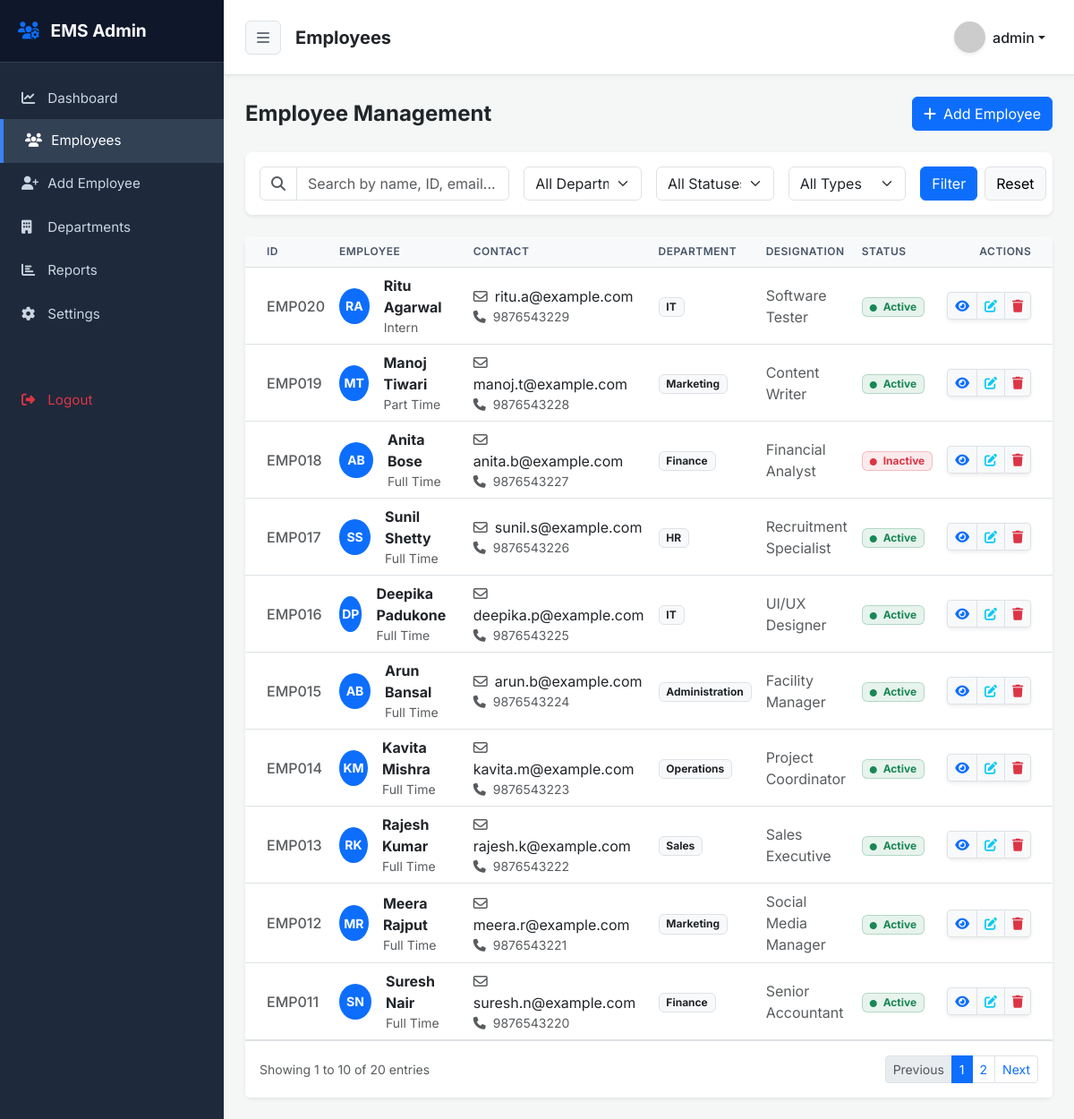
The page /employees.php (signed in) on the database its author committed.
### tables this page shows
CREATE TABLE employees (
    id INT PRIMARY KEY AUTO_INCREMENT,
    employee_code VARCHAR(20) NOT NULL UNIQUE,
    first_name VARCHAR(50) NOT NULL,
    last_name VARCHAR(50) NOT NULL,
    email VARCHAR(100) NOT NULL UNIQUE,
    phone VARCHAR(20),
    gender ENUM('Male', 'Female', 'Other'),
    date_of_birth DATE,
    department_id INT,
    designation VARCHAR(100),
    joining_date DATE,
    salary DECIMAL(10,2),
    employment_type ENUM('Full Time', 'Part Time', 'Intern'),
    address TEXT,
    city VARCHAR(50),
    state VARCHAR(50),
    status ENUM('Active', 'Inactive') DEFAULT 'Active',
    profile_image VARCHAR(255),
    created_at TIMESTAMP DEFAULT CURRENT_TIMESTAMP,
    updated_at TIMESTAMP DEFAULT CURRENT_TIMESTAMP ON UPDATE CURRENT_TIMESTAMP,
    FOREIGN KEY (department_id) REFERENCES departments(id) ON DELETE SET NULL
);

CREATE TABLE departments (
    id INT PRIMARY KEY AUTO_INCREMENT,
    department_name VARCHAR(100) NOT NULL,
    description TEXT,
    created_at TIMESTAMP DEFAULT CURRENT_TIMESTAMP
);

### employees.php (the view, shortened to what this page needs)
<?php
require_once 'config/database.php';
$limit = 10;
$page = isset($_GET['page']) ? (int)$_GET['page'] : 1;
$offset = ($page - 1) * $limit;
$search = isset($_GET['search']) ? trim($_GET['search']) : '';
$dept_filter = isset($_GET['department']) ? $_GET['department'] : '';
$status_filter = isset($_GET['status']) ? $_GET['status'] : '';
$type_filter = isset($_GET['employment_type']) ? $_GET['employment_type'] : '';
$query = "SELECT e.*, d.department_name FROM employees e LEFT JOIN departments d ON e.department_id = d.id WHERE 1=1";
$params = [];
$countQuery = str_replace("SELECT e.*, d.department_name", "SELECT COUNT(e.id)", $query);
$stmt = $pdo->prepare($countQuery);
$stmt->execute($params);
$total_records = $stmt->fetchColumn();
$total_pages = ceil($total_records / $limit);
$query .= " ORDER BY e.id DESC LIMIT $limit OFFSET $offset";
$stmt = $pdo->prepare($query);
$stmt->execute();
$employees = $stmt->fetchAll();
require_once 'includes/header.php';
require_once 'includes/sidebar.php';
require_once 'includes/navbar.php';
?>
<div class="container-fluid p-4">
    <div class="d-flex justify-content-between align-items-center mb-4">
        <h4 class="fw-bold mb-0 text-dark">Employee Management</h4>
        <a href="add_employee.php" class="btn btn-primary"><i class="fa-solid fa-plus me-2"></i>Add Employee</a>
    </div>
    <div class="card border-0 shadow-sm rounded-3 mb-4">
        <div class="card-body">
            <form method="GET" action="employees.php" class="row g-3">
                <div class="col-md-4">
                    <div class="input-group">
                        <span class="input-group-text bg-white"><i class="fa-solid fa-magnifying-glass text-muted"></i></span>
                        <input type="text" name="search" class="form-control" placeholder="Search by name, ID, email..." value="<?= htmlspecialchars($search) ?>">
                    </div>
                </div>
                <div class="col-md-2">
                    <select name="department" class="form-select">
                        <option value="">All Departments</option>
                    </select>
                </div>
                <div class="col-md-2">
                    <select name="status" class="form-select">
                        <option value="">All Statuses</option>
                    </select>
                </div>
                <div class="col-md-2">
                    <select name="employment_type" class="form-select">
                        <option value="">All Types</option>
                    </select>
                </div>
                <div class="col-md-2 d-flex gap-2">
                    <button type="submit" class="btn btn-primary w-100">Filter</button>
                    <a href="employees.php" class="btn btn-light border w-100">Reset</a>
                </div>
            </form>
        </div>
    </div>
    <div class="card border-0 shadow-sm rounded-3">
        <div class="card-body p-0">
            <div class="table-responsive">
                <table class="table table-hover align-middle mb-0">
                    <thead class="table-light">
                        <tr>
                            <th class="ps-4">ID</th>
                            <th>Employee</th>
                            <th>Contact</th>
                            <th>Department</th>
                            <th>Designation</th>
                            <th>Status</th>
                            <th class="text-end pe-4">Actions</th>
                        </tr>
                    </thead>
                    <tbody>
                        <?php foreach($employees as $emp): ?>
                        <tr>
                            <td class="ps-4 fw-medium text-muted"><?= htmlspecialchars($emp['employee_code']) ?></td>
                            <td>
                                <div class="d-flex align-items-center">
                                    <?php if(!empty($emp['profile_image'])): ?>
                                        <img src="assets/images/uploads/<?= htmlspecialchars($emp['profile_image']) ?>" class="rounded-circle me-3 object-fit-cover" width="40" height="40" alt="Profile">
                                    <?php else: ?>
                                        <div class="bg-primary text-white rounded-circle d-flex align-items-center justify-content-center me-3 fw-bold" style="width: 40px; height: 40px; font-size: 14px;">
                                            <?= strtoupper(substr($emp['first_name'], 0, 1) . substr($emp['last_name'], 0, 1)) ?>
                                        </div>
                                    <?php endif; ?>
                                    <div>
                                        <div class="fw-bold text-dark"><?= htmlspecialchars($emp['first_name'] . ' ' . $emp['last_name']) ?></div>
                                        <div class="text-muted small"><?= htmlspecialchars($emp['employment_type']) ?></div>
                                    </div>
                                </div>
                            </td>
                            <td>
                                <div class="text-dark"><i class="fa-regular fa-envelope me-2 text-muted"></i><?= htmlspecialchars($emp['email']) ?></div>
                                <div class="text-muted small"><i class="fa-solid fa-phone me-2 text-muted"></i><?= htmlspecialchars($emp['phone']) ?></div>
                            </td>
                            <td><span class="badge bg-light text-dark border"><?= htmlspecialchars($emp['department_name'] ?? 'N/A') ?></span></td>
                            <td class="text-muted"><?= htmlspecialchars($emp['designation']) ?></td>
                            <td>
                                <?php if($emp['status'] == 'Active'): ?>
                                    <span class="badge bg-success bg-opacity-10 text-success border border-success border-opacity-25 px-2 py-1"><i class="fa-solid fa-circle text-success" style="font-size: 8px; margin-right: 4px;"></i> Active</span>
                                <?php else: ?>
                                    <span class="badge bg-danger bg-opacity-10 text-danger border border-danger border-opacity-25 px-2 py-1"><i class="fa-solid fa-circle text-danger" style="font-size: 8px; margin-right: 4px;"></i> Inactive</span>
                                <?php endif; ?>
                            </td>
                            <td class="text-end pe-4">
                                <div class="btn-group shadow-sm">
                                    <a href="view_employee.php?id=<?= $emp['id'] ?>" class="btn btn-sm btn-light border text-primary" title="View"><i class="fa-solid fa-eye"></i></a>
                                    <a href="edit_employee.php?id=<?= $emp['id'] ?>" class="btn btn-sm btn-light border text-info" title="Edit"><i class="fa-solid fa-pen-to-square"></i></a>
                                    <a href="delete_employee.php?id=<?= $emp['id'] ?>" class="btn btn-sm btn-light border text-danger" title="Delete"><i class="fa-solid fa-trash"></i></a>
                                </div>
                            </td>
                        </tr>
                        <?php endforeach; ?>
                    </tbody>
                </table>
            </div>
        </div>
        <?php if($total_pages > 1): ?>
        <div class="card-footer bg-white border-top py-3 d-flex justify-content-between align-items-center">
            <span class="text-muted small">Showing <?= $offset + 1 ?> to <?= min($offset + $limit, $total_records) ?> of <?= $total_records ?> entries</span>
            <nav aria-label="Page navigation">
                <ul class="pagination pagination-sm mb-0">
                    <li class="page-item <?= $page <= 1 ? 'disabled' : '' ?>">
                        <a class="page-link" href="?page=<?= $page - 1 ?>&search=<?= urlencode($search) ?>&department=<?= $dept_filter ?>&status=<?= $status_filter ?>&employment_type=<?= $type_filter ?>">Previous</a>
                    </li>
                    <?php for($i = 1; $i <= $total_pages; $i++): ?>
                        <li class="page-item <?= $page == $i ? 'active' : '' ?>">
                            <a class="page-link" href="?page=<?= $i ?>&search=<?= urlencode($search) ?>&department=<?= $dept_filter ?>&status=<?= $status_filter ?>&employment_type=<?= $type_filter ?>"><?= $i ?></a>
                        </li>
                    <?php endfor; ?>
                    <li class="page-item <?= $page >= $total_pages ? 'disabled' : '' ?>">
                        <a class="page-link" href="?page=<?= $page + 1 ?>&search=<?= urlencode($search) ?>&department=<?= $dept_filter ?>&status=<?= $status_filter ?>&employment_type=<?= $type_filter ?>">Next</a>
                    </li>
                </ul>
            </nav>
        </div>
        <?php endif; ?>
    </div>
</div>
<?php require_once 'includes/footer.php'; ?>

### assets/css/style.css (style rules this page uses)
body { font-family: 'Inter', sans-serif; background-color: #f4f7f6; overflow-x: hidden; }
.table th { font-weight: 600; color: #475569; text-transform: uppercase; font-size: 0.75rem; letter-spacing: 0.5px; }
.table td { vertical-align: middle; }

### rows shown on the page
employees: employee_code "EMP020", first_name+last_name "RA", first_name+last_name "Ritu Agarwal", employment_type "Intern", email "ritu.a@example.com", phone "9876543229", department.department_name "IT", designation "Software Tester", status "Active" (drawn)
employees: employee_code "EMP019", first_name+last_name "MT", first_name+last_name "Manoj Tiwari", employment_type "Part Time", email "manoj.t@example.com", phone "9876543228", department.department_name "Marketing", designation "Content Writer", status "Active" (drawn)
employees: employee_code "EMP018", first_name+last_name "AB", first_name+last_name "Anita Bose", employment_type "Full Time", email "anita.b@example.com", phone "9876543227", department.department_name "Finance", designation "Financial Analyst", status "Inactive" (drawn)
employees: employee_code "EMP017", first_name+last_name "SS", first_name+last_name "Sunil Shetty", employment_type "Full Time", email "sunil.s@example.com", phone "9876543226", department.department_name "HR", designation "Recruitment Specialist", status "Active" (drawn)
employees: employee_code "EMP016", first_name+last_name "DP", first_name+last_name "Deepika Padukone", employment_type "Full Time", email "deepika.p@example.com", phone "9876543225", department.department_name "IT", designation "UI/UX Designer", status "Active" (drawn)
employees: employee_code "EMP015", first_name+last_name "AB", first_name+last_name "Arun Bansal", employment_type "Full Time", email "arun.b@example.com", phone "9876543224", department.department_name "Administration", designation "Facility Manager", status "Active" (drawn)
employees: employee_code "EMP014", first_name+last_name "KM", first_name+last_name "Kavita Mishra", employment_type "Full Time", email "kavita.m@example.com", phone "9876543223", department.department_name "Operations", designation "Project Coordinator", status "Active" (drawn)
employees: employee_code "EMP013", first_name+last_name "RK", first_name+last_name "Rajesh Kumar", employment_type "Full Time", email "rajesh.k@example.com", phone "9876543222", department.department_name "Sales", designation "Sales Executive", status "Active" (drawn)
employees: employee_code "EMP012", first_name+last_name "MR", first_name+last_name "Meera Rajput", employment_type "Full Time", email "meera.r@example.com", phone "9876543221", department.department_name "Marketing", designation "Social Media Manager", status "Active" (drawn)
employees: employee_code "EMP011", first_name+last_name "SN", first_name+last_name "Suresh Nair", employment_type "Full Time", email "suresh.n@example.com", phone "9876543220", department.department_name "Finance", designation "Senior Accountant", status "Active" (drawn)

### other values the page prints
$page_title "Employees"
$_SESSION['username'] "admin"
$offset + 1 "1"
min($offset + $limit, $total_records) "10"
$total_records "20"
